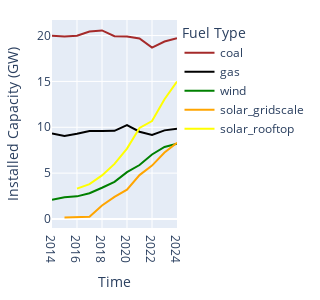
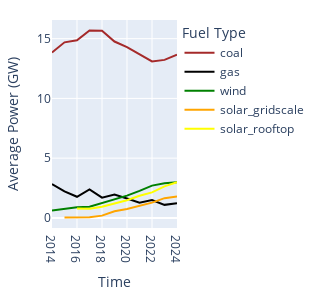
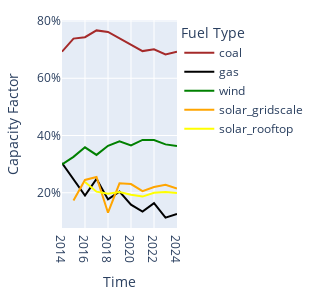

These figures' notebook cell, in order:
### Code cell
for (y, pc) in [("CAPACITY_GW", False), ("POWER_GW", False), ("CAPACITY_FACTOR", True)]:
    fig = px.line(
        results_df.filter(pl.col("FUEL_TYPE").is_in(color_mapping)),
        x="INTERVAL_START",
        y=y,
        color="FUEL_TYPE",
        color_discrete_map=color_mapping,
        height=300,
        width=300,
        labels={
            "FUEL_TYPE": "Fuel Type",
            "INTERVAL_START": "Time",
            "CAPACITY_FACTOR": "Capacity Factor",
            "CAPACITY": "Installed Capacity (MW)",
            "CAPACITY_GW": "Installed Capacity (GW)",
            "POWER_MW": "Average Power (MW)",
            "POWER_GW": "Average Power (GW)",
        }
    )
    if pc:
        fig.update_layout(yaxis_tickformat = '.0%')
        
    fig.for_each_annotation(lambda a: a.update(text=a.text.split("=")[-1]))
    fig.update_layout(showlegend=False)
    fig.update_layout(margin=dict(l=20, r=20, t=20, b=20))
    fig.update_layout(paper_bgcolor='rgba(0,0,0,0)')
    fig.write_image(os.path.join(results_dir, f"{y}.svg"))
    fig.update_layout(showlegend=True)
    fig.show()

    figures[y] = fig

### Figure 1 — Plotly figure (JSON) as saved in the notebook; plotly's stock layout.template omitted (floating-point values rounded to 4 significant figures)
{"data": [{"hovertemplate": "Fuel Type=coal<br>Time=%{x}<br>Installed Capacity (GW)=%{y}<extra></extra>", "legendgroup": "coal", "line": {"color": "brown", "dash": "solid"}, "marker": {"symbol": "circle"}, "mode": "lines", "name": "coal", "orientation": "v", "showlegend": true, "type": "scatter", "x": ["2014-01-01T00:00:00.000", "2015-01-01T00:00:00.000", "2016-01-01T00:00:00.000", "2017-01-01T00:00:00.000", "2018-01-01T00:00:00.000", "2019-01-01T00:00:00.000", "2020-01-01T00:00:00.000", "2021-01-01T00:00:00.000", "2022-01-01T00:00:00.000", "2023-01-01T00:00:00.000", "2024-01-01T00:00:00.000"], "xaxis": "x", "y": [19.98, 19.89, 19.99, 20.45, 20.56, 19.93, 19.9, 19.68, 18.68, 19.35, 19.71], "yaxis": "y"}, {"hovertemplate": "Fuel Type=gas<br>Time=%{x}<br>Installed Capacity (GW)=%{y}<extra></extra>", "legendgroup": "gas", "line": {"color": "black", "dash": "solid"}, "marker": {"symbol": "circle"}, "mode": "lines", "name": "gas", "orientation": "v", "showlegend": true, "type": "scatter", "x": ["2014-01-01T00:00:00.000", "2015-01-01T00:00:00.000", "2016-01-01T00:00:00.000", "2017-01-01T00:00:00.000", "2018-01-01T00:00:00.000", "2019-01-01T00:00:00.000", "2020-01-01T00:00:00.000", "2021-01-01T00:00:00.000", "2022-01-01T00:00:00.000", "2023-01-01T00:00:00.000", "2024-01-01T00:00:00.000"], "xaxis": "x", "y": [9.325, 9.054, 9.298, 9.6, 9.588, 9.612, 10.24, 9.517, 9.155, 9.663, 9.839], "yaxis": "y"}, {"hovertemplate": "Fuel Type=wind<br>Time=%{x}<br>Installed Capacity (GW)=%{y}<extra></extra>", "legendgroup": "wind", "line": {"color": "green", "dash": "solid"}, "marker": {"symbol": "circle"}, "mode": "lines", "name": "wind", "orientation": "v", "showlegend": true, "type": "scatter", "x": ["2014-01-01T00:00:00.000", "2015-01-01T00:00:00.000", "2016-01-01T00:00:00.000", "2017-01-01T00:00:00.000", "2018-01-01T00:00:00.000", "2019-01-01T00:00:00.000", "2020-01-01T00:00:00.000", "2021-01-01T00:00:00.000", "2022-01-01T00:00:00.000", "2023-01-01T00:00:00.000", "2024-01-01T00:00:00.000"], "xaxis": "x", "y": [2.086, 2.37, 2.471, 2.816, 3.409, 4.055, 5.11, 5.885, 7.034, 7.858, 8.202], "yaxis": "y"}, {"hovertemplate": "Fuel Type=solar_gridscale<br>Time=%{x}<br>Installed Capacity (GW)=%{y}<extra></extra>", "legendgroup": "solar_gridscale", "line": {"color": "orange", "dash": "solid"}, "marker": {"symbol": "circle"}, "mode": "lines", "name": "solar_gridscale", "orientation": "v", "showlegend": true, "type": "scatter", "x": ["2015-01-01T00:00:00.000", "2016-01-01T00:00:00.000", "2017-01-01T00:00:00.000", "2018-01-01T00:00:00.000", "2019-01-01T00:00:00.000", "2020-01-01T00:00:00.000", "2021-01-01T00:00:00.000", "2022-01-01T00:00:00.000", "2023-01-01T00:00:00.000", "2024-01-01T00:00:00.000"], "xaxis": "x", "y": [0.1548, 0.2107, 0.2372, 1.471, 2.406, 3.206, 4.787, 5.822, 7.243, 8.318], "yaxis": "y"}, {"hovertemplate": "Fuel Type=solar_rooftop<br>Time=%{x}<br>Installed Capacity (GW)=%{y}<extra></extra>", "legendgroup": "solar_rooftop", "line": {"color": "yellow", "dash": "solid"}, "marker": {"symbol": "circle"}, "mode": "lines", "name": "solar_rooftop", "orientation": "v", "showlegend": true, "type": "scatter", "x": ["2016-01-01T00:00:00.000", "2017-01-01T00:00:00.000", "2018-01-01T00:00:00.000", "2019-01-01T00:00:00.000", "2020-01-01T00:00:00.000", "2021-01-01T00:00:00.000", "2022-01-01T00:00:00.000", "2023-01-01T00:00:00.000", "2024-01-01T00:00:00.000"], "xaxis": "x", "y": [3.315, 3.805, 4.759, 6.011, 7.68, 9.927, 10.69, 13.06, 14.98], "yaxis": "y"}], "layout": {"height": 300, "legend": {"title": {"text": "Fuel Type"}, "tracegroupgap": 0}, "margin": {"b": 20, "l": 20, "r": 20, "t": 20}, "paper_bgcolor": "rgba(0,0,0,0)", "showlegend": true, "width": 300, "xaxis": {"anchor": "y", "domain": [0, 1], "title": {"text": "Time"}}, "yaxis": {"anchor": "x", "domain": [0, 1], "title": {"text": "Installed Capacity (GW)"}}}}

### Figure 2 — Plotly figure (JSON) as saved in the notebook; plotly's stock layout.template omitted (floating-point values rounded to 4 significant figures)
{"data": [{"hovertemplate": "Fuel Type=coal<br>Time=%{x}<br>Average Power (GW)=%{y}<extra></extra>", "legendgroup": "coal", "line": {"color": "brown", "dash": "solid"}, "marker": {"symbol": "circle"}, "mode": "lines", "name": "coal", "orientation": "v", "showlegend": true, "type": "scatter", "x": ["2014-01-01T00:00:00.000", "2015-01-01T00:00:00.000", "2016-01-01T00:00:00.000", "2017-01-01T00:00:00.000", "2018-01-01T00:00:00.000", "2019-01-01T00:00:00.000", "2020-01-01T00:00:00.000", "2021-01-01T00:00:00.000", "2022-01-01T00:00:00.000", "2023-01-01T00:00:00.000", "2024-01-01T00:00:00.000"], "xaxis": "x", "y": [13.84, 14.69, 14.86, 15.69, 15.67, 14.76, 14.29, 13.68, 13.1, 13.23, 13.65], "yaxis": "y"}, {"hovertemplate": "Fuel Type=gas<br>Time=%{x}<br>Average Power (GW)=%{y}<extra></extra>", "legendgroup": "gas", "line": {"color": "black", "dash": "solid"}, "marker": {"symbol": "circle"}, "mode": "lines", "name": "gas", "orientation": "v", "showlegend": true, "type": "scatter", "x": ["2014-01-01T00:00:00.000", "2015-01-01T00:00:00.000", "2016-01-01T00:00:00.000", "2017-01-01T00:00:00.000", "2018-01-01T00:00:00.000", "2019-01-01T00:00:00.000", "2020-01-01T00:00:00.000", "2021-01-01T00:00:00.000", "2022-01-01T00:00:00.000", "2023-01-01T00:00:00.000", "2024-01-01T00:00:00.000"], "xaxis": "x", "y": [2.834, 2.226, 1.769, 2.385, 1.694, 1.96, 1.623, 1.276, 1.497, 1.093, 1.238], "yaxis": "y"}, {"hovertemplate": "Fuel Type=wind<br>Time=%{x}<br>Average Power (GW)=%{y}<extra></extra>", "legendgroup": "wind", "line": {"color": "green", "dash": "solid"}, "marker": {"symbol": "circle"}, "mode": "lines", "name": "wind", "orientation": "v", "showlegend": true, "type": "scatter", "x": ["2014-01-01T00:00:00.000", "2015-01-01T00:00:00.000", "2016-01-01T00:00:00.000", "2017-01-01T00:00:00.000", "2018-01-01T00:00:00.000", "2019-01-01T00:00:00.000", "2020-01-01T00:00:00.000", "2021-01-01T00:00:00.000", "2022-01-01T00:00:00.000", "2023-01-01T00:00:00.000", "2024-01-01T00:00:00.000"], "xaxis": "x", "y": [0.6234, 0.7714, 0.8865, 0.9356, 1.241, 1.541, 1.867, 2.264, 2.702, 2.9, 2.978], "yaxis": "y"}, {"hovertemplate": "Fuel Type=solar_gridscale<br>Time=%{x}<br>Average Power (GW)=%{y}<extra></extra>", "legendgroup": "solar_gridscale", "line": {"color": "orange", "dash": "solid"}, "marker": {"symbol": "circle"}, "mode": "lines", "name": "solar_gridscale", "orientation": "v", "showlegend": true, "type": "scatter", "x": ["2015-01-01T00:00:00.000", "2016-01-01T00:00:00.000", "2017-01-01T00:00:00.000", "2018-01-01T00:00:00.000", "2019-01-01T00:00:00.000", "2020-01-01T00:00:00.000", "2021-01-01T00:00:00.000", "2022-01-01T00:00:00.000", "2023-01-01T00:00:00.000", "2024-01-01T00:00:00.000"], "xaxis": "x", "y": [0.0268, 0.05155, 0.0605, 0.1916, 0.5606, 0.7388, 0.984, 1.28, 1.653, 1.785], "yaxis": "y"}, {"hovertemplate": "Fuel Type=solar_rooftop<br>Time=%{x}<br>Average Power (GW)=%{y}<extra></extra>", "legendgroup": "solar_rooftop", "line": {"color": "yellow", "dash": "solid"}, "marker": {"symbol": "circle"}, "mode": "lines", "name": "solar_rooftop", "orientation": "v", "showlegend": true, "type": "scatter", "x": ["2016-01-01T00:00:00.000", "2017-01-01T00:00:00.000", "2018-01-01T00:00:00.000", "2019-01-01T00:00:00.000", "2020-01-01T00:00:00.000", "2021-01-01T00:00:00.000", "2022-01-01T00:00:00.000", "2023-01-01T00:00:00.000", "2024-01-01T00:00:00.000"], "xaxis": "x", "y": [0.7886, 0.7754, 0.9372, 1.216, 1.485, 1.852, 2.136, 2.642, 2.98], "yaxis": "y"}], "layout": {"height": 300, "legend": {"title": {"text": "Fuel Type"}, "tracegroupgap": 0}, "margin": {"b": 20, "l": 20, "r": 20, "t": 20}, "paper_bgcolor": "rgba(0,0,0,0)", "showlegend": true, "width": 300, "xaxis": {"anchor": "y", "domain": [0, 1], "title": {"text": "Time"}}, "yaxis": {"anchor": "x", "domain": [0, 1], "title": {"text": "Average Power (GW)"}}}}

### Figure 3 — Plotly figure (JSON) as saved in the notebook; plotly's stock layout.template omitted (floating-point values rounded to 4 significant figures)
{"data": [{"hovertemplate": "Fuel Type=coal<br>Time=%{x}<br>Capacity Factor=%{y}<extra></extra>", "legendgroup": "coal", "line": {"color": "brown", "dash": "solid"}, "marker": {"symbol": "circle"}, "mode": "lines", "name": "coal", "orientation": "v", "showlegend": true, "type": "scatter", "x": ["2014-01-01T00:00:00.000", "2015-01-01T00:00:00.000", "2016-01-01T00:00:00.000", "2017-01-01T00:00:00.000", "2018-01-01T00:00:00.000", "2019-01-01T00:00:00.000", "2020-01-01T00:00:00.000", "2021-01-01T00:00:00.000", "2022-01-01T00:00:00.000", "2023-01-01T00:00:00.000", "2024-01-01T00:00:00.000"], "xaxis": "x", "y": [0.6929, 0.7385, 0.7435, 0.7673, 0.7619, 0.7405, 0.7183, 0.6949, 0.7011, 0.6834, 0.6926], "yaxis": "y"}, {"hovertemplate": "Fuel Type=gas<br>Time=%{x}<br>Capacity Factor=%{y}<extra></extra>", "legendgroup": "gas", "line": {"color": "black", "dash": "solid"}, "marker": {"symbol": "circle"}, "mode": "lines", "name": "gas", "orientation": "v", "showlegend": true, "type": "scatter", "x": ["2014-01-01T00:00:00.000", "2015-01-01T00:00:00.000", "2016-01-01T00:00:00.000", "2017-01-01T00:00:00.000", "2018-01-01T00:00:00.000", "2019-01-01T00:00:00.000", "2020-01-01T00:00:00.000", "2021-01-01T00:00:00.000", "2022-01-01T00:00:00.000", "2023-01-01T00:00:00.000", "2024-01-01T00:00:00.000"], "xaxis": "x", "y": [0.3039, 0.2458, 0.1903, 0.2484, 0.1767, 0.2039, 0.1585, 0.1341, 0.1635, 0.1131, 0.1259], "yaxis": "y"}, {"hovertemplate": "Fuel Type=wind<br>Time=%{x}<br>Capacity Factor=%{y}<extra></extra>", "legendgroup": "wind", "line": {"color": "green", "dash": "solid"}, "marker": {"symbol": "circle"}, "mode": "lines", "name": "wind", "orientation": "v", "showlegend": true, "type": "scatter", "x": ["2014-01-01T00:00:00.000", "2015-01-01T00:00:00.000", "2016-01-01T00:00:00.000", "2017-01-01T00:00:00.000", "2018-01-01T00:00:00.000", "2019-01-01T00:00:00.000", "2020-01-01T00:00:00.000", "2021-01-01T00:00:00.000", "2022-01-01T00:00:00.000", "2023-01-01T00:00:00.000", "2024-01-01T00:00:00.000"], "xaxis": "x", "y": [0.2989, 0.3254, 0.3587, 0.3322, 0.3641, 0.3801, 0.3653, 0.3847, 0.3841, 0.369, 0.3631], "yaxis": "y"}, {"hovertemplate": "Fuel Type=solar_gridscale<br>Time=%{x}<br>Capacity Factor=%{y}<extra></extra>", "legendgroup": "solar_gridscale", "line": {"color": "orange", "dash": "solid"}, "marker": {"symbol": "circle"}, "mode": "lines", "name": "solar_gridscale", "orientation": "v", "showlegend": true, "type": "scatter", "x": ["2015-01-01T00:00:00.000", "2016-01-01T00:00:00.000", "2017-01-01T00:00:00.000", "2018-01-01T00:00:00.000", "2019-01-01T00:00:00.000", "2020-01-01T00:00:00.000", "2021-01-01T00:00:00.000", "2022-01-01T00:00:00.000", "2023-01-01T00:00:00.000", "2024-01-01T00:00:00.000"], "xaxis": "x", "y": [0.1731, 0.2447, 0.255, 0.1302, 0.233, 0.2304, 0.2055, 0.2198, 0.2281, 0.2146], "yaxis": "y"}, {"hovertemplate": "Fuel Type=solar_rooftop<br>Time=%{x}<br>Capacity Factor=%{y}<extra></extra>", "legendgroup": "solar_rooftop", "line": {"color": "yellow", "dash": "solid"}, "marker": {"symbol": "circle"}, "mode": "lines", "name": "solar_rooftop", "orientation": "v", "showlegend": true, "type": "scatter", "x": ["2016-01-01T00:00:00.000", "2017-01-01T00:00:00.000", "2018-01-01T00:00:00.000", "2019-01-01T00:00:00.000", "2020-01-01T00:00:00.000", "2021-01-01T00:00:00.000", "2022-01-01T00:00:00.000", "2023-01-01T00:00:00.000", "2024-01-01T00:00:00.000"], "xaxis": "x", "y": [0.2379, 0.2038, 0.1969, 0.2023, 0.1933, 0.1866, 0.1999, 0.2024, 0.1989], "yaxis": "y"}], "layout": {"height": 300, "legend": {"title": {"text": "Fuel Type"}, "tracegroupgap": 0}, "margin": {"b": 20, "l": 20, "r": 20, "t": 20}, "paper_bgcolor": "rgba(0,0,0,0)", "showlegend": true, "width": 300, "xaxis": {"anchor": "y", "domain": [0, 1], "title": {"text": "Time"}}, "yaxis": {"anchor": "x", "domain": [0, 1], "tickformat": ".0%", "title": {"text": "Capacity Factor"}}}}
